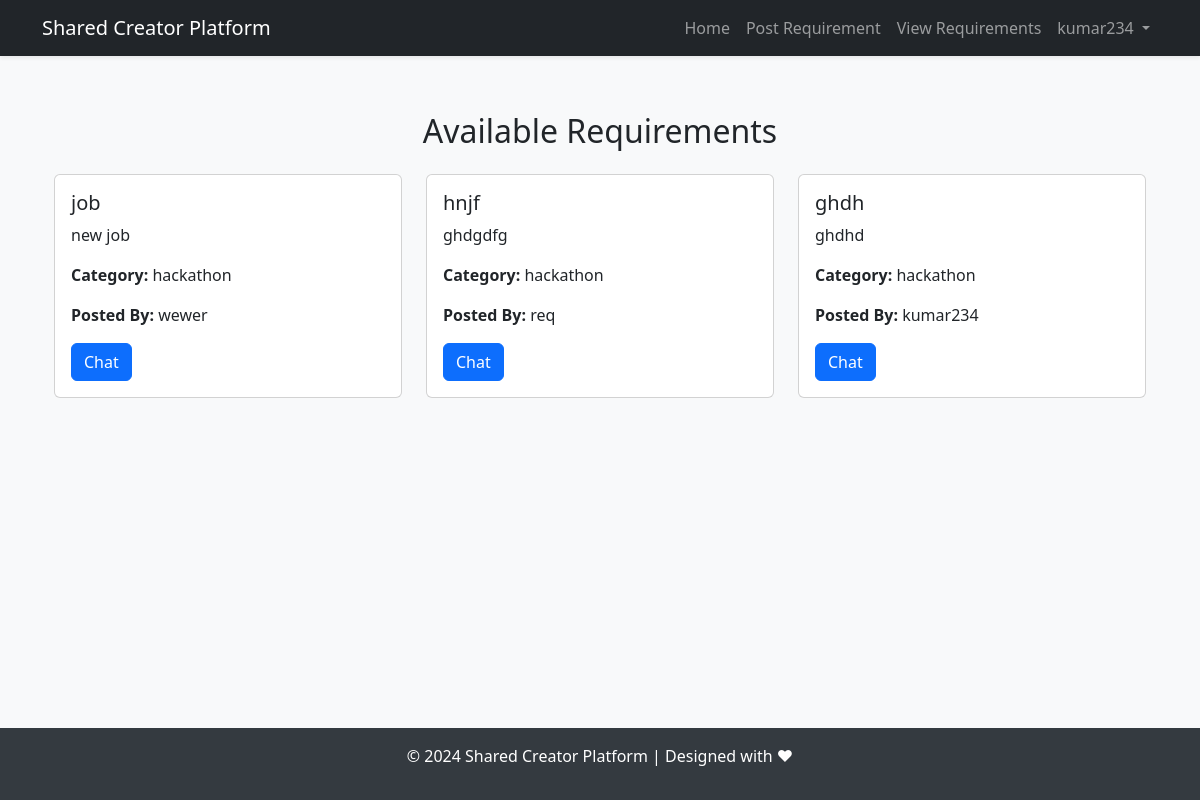
Page /auth/view_requirements (signed in) on the committed database.
### app/models.py (models this page shows, shortened)
class User(db.Model, UserMixin):
    id = db.Column(db.Integer, primary_key=True)
    username = db.Column(db.String(80), unique=True, nullable=False)
    email = db.Column(db.String(120), unique=True, nullable=False)
    password_hash = db.Column(db.String(128), nullable=False)
    role = db.Column(db.String(10), nullable=False, default='user')

class Requirement(db.Model):
    id = db.Column(db.Integer, primary_key=True)
    title = db.Column(db.String(200), nullable=False)
    description = db.Column(db.Text, nullable=False)
    category = db.Column(db.String(50), nullable=False)  # e.g., Hackathon, Books, Collaboration
    contact_info = db.Column(db.String(200), nullable=False)
    user_id = db.Column(db.Integer, db.ForeignKey('user.id'), nullable=False)
    timestamp = db.Column(db.DateTime, default=db.func.now())
    user = db.relationship('User', backref='requirements')

### app/blueprints/auth/routes.py (the view)
@auth.route('/view_requirements')
def view_requirements():
    all_requirements = Requirement.query.order_by(Requirement.timestamp.desc()).all()
    return render_template('view_requirements.html', requirements=all_requirements)

### app/__init__.py (called while the page is built)
def create_app():
    app = Flask(__name__)
    app.config.from_object('config.Config')
    csrf.init_app(app)  # Initialize CSRF protection
    db.init_app(app)    # Initialize SQLAlchemy
    bcrypt.init_app(app)  # Initialize bcrypt
    login_manager.init_app(app)  # Initialize Flask-Login
    socketio.init_app(app, cors_allowed_origins="*")  # Initialize Flask-SocketIO
    migrate.init_app(app, db)  # Add this after initializing the database (db)
    from app.models import User
    @login_manager.user_loader
    def load_user(user_id):
        return User.query.get(int(user_id))
    from app.routes import bp as main_bp
    app.register_blueprint(main_bp)
    from app.blueprints.auth.routes import auth as auth_bp
    app.register_blueprint(auth_bp, url_prefix='/auth')
    return app

### app/templates/view_requirements.html (shortened to what this page needs)
{% extends "base.html" %}
{% block content %}
<div class="container mt-4">
    <h2 class="text-center mb-4">Available Requirements</h2>
    <div class="row">
        {% for requirement in requirements %}
        <div class="col-md-4 mb-4">
            <div class="card h-100">
                <div class="card-body">
                    <h5 class="card-title">{{ requirement.title }}</h5>
                    <p>{{ requirement.description }}</p>
                    <p><strong>Category:</strong> {{ requirement.category }}</p>
                    <p><strong>Posted By:</strong> {{ requirement.user.username }}</p>
                    <a href="{{ url_for('auth.chat', requirement_id=requirement.id) }}" class="btn btn-primary">Chat</a>
                </div>
            </div>
        </div>
        {% else %}
        <p>No requirements available to view.</p>
        {% endfor %}
    </div>
</div>
{% endblock %}

### app/templates/base.html (shortened to what this page needs)
<!DOCTYPE html>
<html lang="en">
<head>
    <link href="https://cdn.jsdelivr.net/npm/bootstrap@5.3.0/dist/css/bootstrap.min.css" rel="stylesheet">
    <link href="https://cdn.jsdelivr.net/npm/bootstrap-icons/font/bootstrap-icons.css" rel="stylesheet">
</head>
<body>
    <nav class="navbar navbar-expand-lg navbar-dark bg-dark shadow-sm">
        <div class="container">
            <a class="navbar-brand" href="{{ url_for('main.home') }}">Shared Creator Platform</a>
            <div class="collapse navbar-collapse" id="navbarNav">
                <ul class="navbar-nav ms-auto">
                    <li class="nav-item">
                        <a class="nav-link" href="{{ url_for('main.home') }}">Home</a>
                    </li>
                    <li class="nav-item">
                        <a class="nav-link" href="{{ url_for('auth.post_requirement') }}">Post Requirement</a>
                    </li>
                    <li class="nav-item">
                        <a class="nav-link" href="{{ url_for('auth.view_requirements') }}">View Requirements</a>
                    </li>
                    {% if current_user.is_authenticated %}
                        <li class="nav-item dropdown">
                            <a class="nav-link dropdown-toggle" href="#" id="userDropdown" role="button" data-bs-toggle="dropdown" aria-expanded="false">
                                {{ current_user.username }}
                            </a>
                        </li>
                    {% endif %}
                </ul>
            </div>
        </div>
    </nav>
    <main class="container">
        {% block content %}{% endblock %}
    </main>
    <footer>
        <p>&copy; 2024 Shared Creator Platform | Designed with ❤</p>
    </footer>
</body>
</html>

### app/templates/base.html (style rules this page uses)
body { background-color: #f8f9fa; min-height: 100vh; display: flex; flex-direction: column; }
main { flex: 1; margin-top: 2rem; }
footer { background-color: #343a40; color: white; text-align: center; padding: 1rem 0; }

### rows in the picture
User: username "kumar234"
Requirement: title "job", description "new job", category "hackathon", user.username "wewer"
Requirement: title "hnjf", description "ghdgdfg", category "hackathon", user.username "req"
Requirement: title "ghdh", description "ghdhd", category "hackathon", user.username "kumar234"
